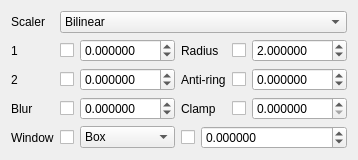
                    <widget class="QWidget" name="cscaleTab">
                     <attribute name="title">
                      <string>Color</string>
                     </attribute>
                     <layout class="QGridLayout" name="cscaleTabLayout">
                      <item row="0" column="0">
                       <widget class="QLabel" name="cscaleScalerLabel">
                        <property name="text">
                         <string>Scaler</string>
                        </property>
                       </widget>
                      </item>
                      <item row="0" column="1" colspan="3">
                       <widget class="QComboBox" name="cscaleScaler">
                        <item>
                         <property name="text">
                          <string>Bilinear</string>
                         </property>
                        </item>
                        <item>
                         <property name="text">
                          <string>Bicubic_fast</string>
                         </property>
                        </item>
                        <item>
                         <property name="text">
                          <string>Oversample</string>
                         </property>
                        </item>
                        <item>
                         <property name="text">
                          <string>Spline16</string>
                         </property>
                        </item>
                        <item>
                         <property name="text">
                          <string>Spline36</string>
                         </property>
                        </item>
                        <item>
                         <property name="text">
                          <string>Spline64</string>
                         </property>
                        </item>
                        <item>
                         <property name="text">
                          <string>Sinc</string>
                         </property>
                        </item>
                        <item>
                         <property name="text">
                          <string>Lanczos</string>
                         </property>
                        </item>
                        <item>
                         <property name="text">
                          <string>Ginseng</string>
                         </property>
                        </item>
                        <item>
                         <property name="text">
                          <string>Jinc</string>
                         </property>
                        </item>
                        <item>
                         <property name="text">
                          <string>Ewa lanczos</string>
                         </property>
                        </item>
                        <item>
                         <property name="text">
                          <string>Ewa hanning</string>
                         </property>
                        </item>
                        <item>
                         <property name="text">
                          <string>Ewa ginseng</string>
                         </property>
                        </item>
                        <item>
                         <property name="text">
                          <string>Ewa lanczos sharp</string>
                         </property>
                        </item>
                        <item>
                         <property name="text">
                          <string>Ewa lanczos soft</string>
                         </property>
                        </item>
                        <item>
                         <property name="text">
                          <string>Haasnsoft</string>
                         </property>
                        </item>
                        <item>
                         <property name="text">
                          <string>Bicubic</string>
                         </property>
                        </item>
                        <item>
                         <property name="text">
                          <string>Bc spline</string>
                         </property>
                        </item>
                        <item>
                         <property name="text">
                          <string>Catmull rom</string>
                         </property>
                        </item>
                        <item>
                         <property name="text">
                          <string>Mitchell</string>
                         </property>
                        </item>
                        <item>
                         <property name="text">
                          <string>Robidoux</string>
                         </property>
                        </item>
                        <item>
                         <property name="text">
                          <string>Robidoux sharp</string>
                         </property>
                        </item>
                        <item>
                         <property name="text">
                          <string>Ewa robidoux</string>
                         </property>
                        </item>
                        <item>
                         <property name="text">
                          <string>Ewa robidoux sharp</string>
                         </property>
                        </item>
                        <item>
                         <property name="text">
                          <string>Box</string>
                         </property>
                        </item>
                        <item>
                         <property name="text">
                          <string>Nearest</string>
                         </property>
                        </item>
                        <item>
                         <property name="text">
                          <string>Triangle</string>
                         </property>
                        </item>
                        <item>
                         <property name="text">
                          <string>Gaussian</string>
                         </property>
                        </item>
                       </widget>
                      </item>
                      <item row="1" column="0">
                       <widget class="QLabel" name="cscaleParam1Label">
                        <property name="text">
                         <string>1</string>
                        </property>
                       </widget>
                      </item>
                      <item row="1" column="1">
                       <layout class="QHBoxLayout" name="cscaleParam1Layout" stretch="0,1">
                        <item>
                         <widget class="QCheckBox" name="cscaleParam1Set">
                          <property name="text">
                           <string/>
                          </property>
                         </widget>
                        </item>
                        <item>
                         <widget class="QDoubleSpinBox" name="cscaleParam1Value">
                          <property name="decimals">
                           <number>6</number>
                          </property>
                          <property name="minimum">
                           <double>-100.000000000000000</double>
                          </property>
                          <property name="maximum">
                           <double>100.000000000000000</double>
                          </property>
                         </widget>
                        </item>
                       </layout>
                      </item>
                      <item row="1" column="2">
                       <widget class="QLabel" name="cscaleRadiusLabel">
                        <property name="text">
                         <string>Radius</string>
                        </property>
                       </widget>
                      </item>
                      <item row="1" column="3">
                       <layout class="QHBoxLayout" name="cscaleRadiusLayout" stretch="0,1">
                        <item>
                         <widget class="QCheckBox" name="cscaleRadiusSet">
                          <property name="text">
                           <string/>
                          </property>
                         </widget>
                        </item>
                        <item>
                         <widget class="QDoubleSpinBox" name="cscaleRadiusValue">
                          <property name="decimals">
                           <number>6</number>
                          </property>
                          <property name="minimum">
                           <double>0.500000000000000</double>
                          </property>
                          <property name="maximum">
                           <double>16.000000000000000</double>
                          </property>
                          <property name="singleStep">
                           <double>0.500000000000000</double>
                          </property>
                          <property name="value">
                           <double>2.000000000000000</double>
                          </property>
                         </widget>
                        </item>
                       </layout>
                      </item>
                      <item row="2" column="0">
                       <widget class="QLabel" name="cscaleParam2Label">
                        <property name="text">
                         <string>2</string>
                        </property>
                       </widget>
                      </item>
                      <item row="2" column="1">
                       <layout class="QHBoxLayout" name="cscaleParam2Layout" stretch="0,1">
                        <item>
                         <widget class="QCheckBox" name="cscaleParam2Set">
                          <property name="text">
                           <string/>
                          </property>
                         </widget>
                        </item>
                        <item>
                         <widget class="QDoubleSpinBox" name="cscaleParam2Value">
                          <property name="decimals">
                           <number>6</number>
                          </property>
                          <property name="minimum">
                           <double>-100.000000000000000</double>
                          </property>
                          <property name="maximum">
                           <double>100.000000000000000</double>
                          </property>
                         </widget>
                        </item>
                       </layout>
                      </item>
                      <item row="2" column="2">
                       <widget class="QLabel" name="cscaleAntiRingLabel">
                        <property name="text">
                         <string>Anti-ring</string>
                        </property>
                       </widget>
                      </item>
                      <item row="2" column="3">
                       <layout class="QHBoxLayout" name="cscaleAntiRingLayout" stretch="0,1">
                        <item>
                         <widget class="QCheckBox" name="cscaleAntiRingSet">
                          <property name="text">
                           <string/>
                          </property>
                         </widget>
                        </item>
                        <item>
                         <widget class="QDoubleSpinBox" name="cscaleAntiRingValue">
                          <property name="decimals">
                           <number>6</number>
                          </property>
                          <property name="minimum">
                           <double>-100.000000000000000</double>
                          </property>
                          <property name="maximum">
                           <double>100.000000000000000</double>
                          </property>
                         </widget>
                        </item>
                       </layout>
                      </item>
                      <item row="3" column="0">
                       <widget class="QLabel" name="cscaleBlurLabel">
                        <property name="text">
                         <string>Blur</string>
                        </property>
                       </widget>
                      </item>
                      <item row="3" column="1">
                       <layout class="QHBoxLayout" name="cscaleBlurLayout" stretch="0,1">
                        <item>
                         <widget class="QCheckBox" name="cscaleBlurSet">
                          <property name="text">
                           <string/>
                          </property>
                         </widget>
                        </item>
                        <item>
                         <widget class="QDoubleSpinBox" name="cscaleBlurValue">
                          <property name="decimals">
                           <number>6</number>
                          </property>
                          <property name="minimum">
                           <double>-100.000000000000000</double>
                          </property>
                          <property name="maximum">
                           <double>100.000000000000000</double>
                          </property>
                         </widget>
                        </item>
                       </layout>
                      </item>
                      <item row="3" column="2">
                       <widget class="QLabel" name="cscaleClampLabel">
                        <property name="text">
                         <string>Clamp</string>
                        </property>
                       </widget>
                      </item>
                      <item row="3" column="3">
                       <layout class="QHBoxLayout" name="cscaleClampLayout" stretch="0,1">
                        <item>
                         <widget class="QCheckBox" name="cscaleClampSet"/>
                        </item>
                        <item>
                         <widget class="QDoubleSpinBox" name="cscaleClampValue">
                          <property name="decimals">
                           <number>6</number>
                          </property>
                          <property name="maximum">
                           <double>1.000000000000000</double>
                          </property>
                          <property name="singleStep">
                           <double>0.100000000000000</double>
                          </property>
                         </widget>
                        </item>
                       </layout>
                      </item>
                      <item row="4" column="0">
                       <widget class="QLabel" name="cscaleWindowLabel">
                        <property name="text">
                         <string>Window</string>
                        </property>
                       </widget>
                      </item>
                      <item row="4" column="1">
                       <layout class="QHBoxLayout" name="cscaleWindowLayout" stretch="0,1">
                        <item>
                         <widget class="QCheckBox" name="cscaleWindowSet">
                          <property name="text">
                           <string/>
                          </property>
                         </widget>
                        </item>
                        <item>
                         <widget class="QComboBox" name="cscaleWindowValue">
                          <item>
                           <property name="text">
                            <string>Box</string>
                           </property>
                          </item>
                          <item>
                           <property name="text">
                            <string>Triangle</string>
                           </property>
                          </item>
                          <item>
                           <property name="text">
                            <string>Bartlett</string>
                           </property>
                          </item>
                          <item>
                           <property name="text">
                            <string>Hanning</string>
                           </property>
                          </item>
                          <item>
                           <property name="text">
                            <string>Hamming</string>
                           </property>
                          </item>
                          <item>
                           <property name="text">
                            <string>Quadric</string>
                           </property>
                          </item>
                          <item>
                           <property name="text">
                            <string>Welch</string>
                           </property>
                          </item>
                          <item>
                           <property name="text">
                            <string>Kaiser</string>
                           </property>
                          </item>
                          <item>
                           <property name="text">
                            <string>Blackman</string>
                           </property>
                          </item>
                          <item>
                           <property name="text">
                            <string>Gaussian</string>
                           </property>
                          </item>
                          <item>
                           <property name="text">
                            <string>Sinc</string>
                           </property>
                          </item>
                          <item>
                           <property name="text">
                            <string>Jinc</string>
                           </property>
                          </item>
                          <item>
                           <property name="text">
                            <string>Sphinx</string>
                           </property>
                          </item>
                         </widget>
                        </item>
                       </layout>
                      </item>
                      <item row="4" column="2" colspan="2">
                       <layout class="QHBoxLayout" name="cscaleWindowParamLayout" stretch="0,1">
                        <item>
                         <widget class="QCheckBox" name="cscaleWindowParamSet">
                          <property name="text">
                           <string/>
                          </property>
                         </widget>
                        </item>
                        <item>
                         <widget class="QDoubleSpinBox" name="cscaleWindowParamValue">
                          <property name="decimals">
                           <number>6</number>
                          </property>
                          <property name="minimum">
                           <double>-100.000000000000000</double>
                          </property>
                          <property name="maximum">
                           <double>100.000000000000000</double>
                          </property>
                         </widget>
                        </item>
                       </layout>
                      </item>
                     </layout>
                    </widget>
